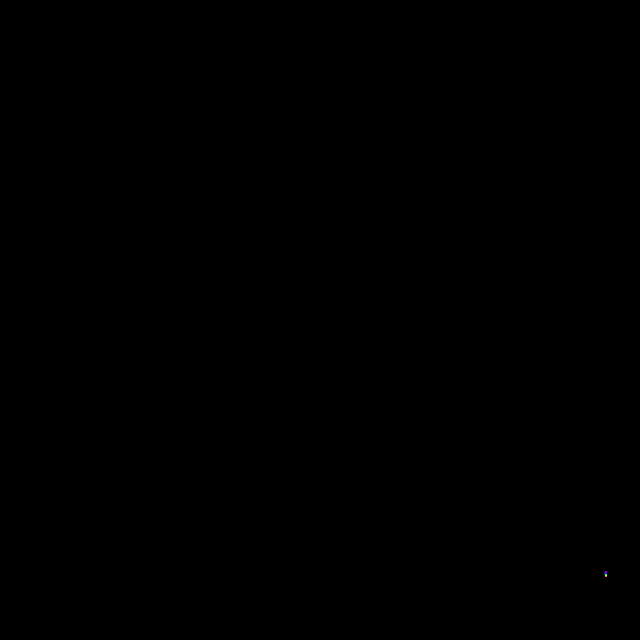
Frame 1 (no input)
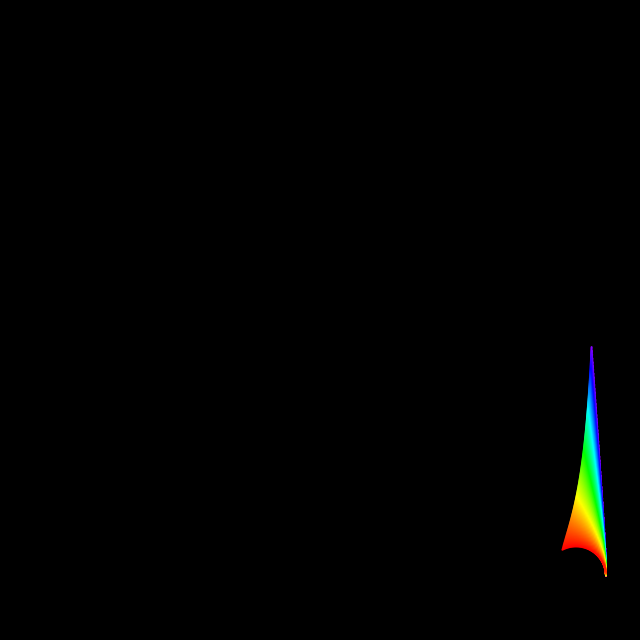
Frame 60 (the mouse pressed at the canvas centre just before this capture)
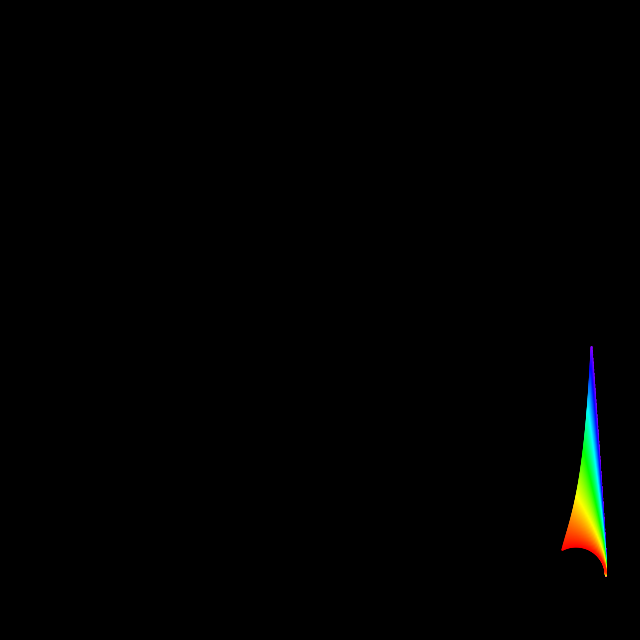
Frame 120 (the mouse held since frame 60 and released just before this capture)

The Processing sketch that drew these frames (run headless with seeded random() and noise(); from frame 60 on, the mouse is pressed at the canvas centre):

// Processing sketch: Orbitas2
// ── Orbitas2.pde
int N = 250;
Mover[] m = new Mover[N];
int b = 30;

void setup(){
  size(640,640);
  background(0);
  //delay(3000);
  for (int i = 0 ; i < m.length ; i++){
   m[i] = new Mover(i);
   m[i].display();
  }
  colorMode(HSB,N+80,100,100);
}

void draw(){
  //background(0);
  for (int i = 0 ; i < m.length ; i++){
    m[i].force();
    m[i].update();
    m[i].display();
  }
}

void mousePressed(){
  setup();
}

class Mover{
 PVector loc,vel,acc,col;
 float mass;
 float topspeed = 10;
 float p1 = 30;
 
 int wall = 50;
 
 PVector center = new PVector(width,height);
 
 Mover(float i_){
  center.mult(0.9);
  loc = new PVector(center.x+b,center.y);
  vel = new PVector(0,-1-3*i_/N);
  acc = new PVector(0,0);
  
  //col = new PVector(random(255),random(1),random(1));
  col = new PVector(i_,100,100);
  mass = 1;
 }
 
 void update(){ 
  vel.add(acc);
  vel.limit(topspeed);
  loc.add(vel);
 }
 
 void display(){
  noStroke();
  fill(col.x,col.y,col.z);
  ellipse(loc.x,loc.y,mass*2,mass*2);
 }
  
 void force(){
  PVector dir = PVector.sub(center,loc);
  PVector dir1 = dir.div(pow(dir.mag(),3));
  dir1.mult(p1);
  acc = dir1;
 }

}
